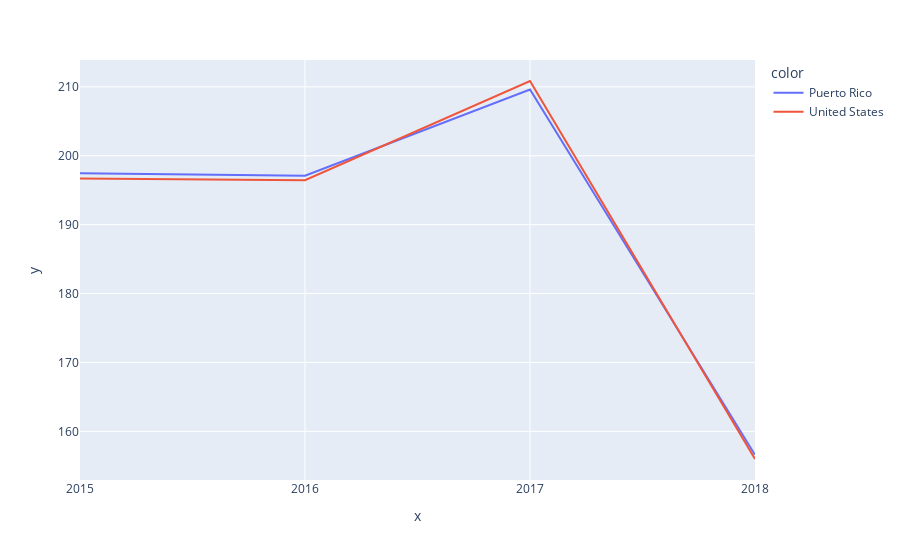

Write notebook code for a chart like this one.
### Code cell
px.line(x = sales_trend["ord_year"], y = sales_trend["Sales"], color=sales_trend["Customer Country"], line_group=None)

### Figure 1 — Plotly figure (JSON) as saved in the notebook; plotly's stock layout.template omitted (floating-point values rounded to 4 significant figures)
{"data": [{"hovertemplate": "color=Puerto Rico<br>x=%{x}<br>y=%{y}<extra></extra>", "legendgroup": "Puerto Rico", "line": {"color": "#636efa", "dash": "solid"}, "marker": {"symbol": "circle"}, "mode": "lines", "name": "Puerto Rico", "orientation": "v", "showlegend": true, "type": "scatter", "x": ["2015", "2016", "2017", "2018"], "xaxis": "x", "y": [197.4, 197.1, 209.6, 156.6], "yaxis": "y"}, {"hovertemplate": "color=United States<br>x=%{x}<br>y=%{y}<extra></extra>", "legendgroup": "United States", "line": {"color": "#EF553B", "dash": "solid"}, "marker": {"symbol": "circle"}, "mode": "lines", "name": "United States", "orientation": "v", "showlegend": true, "type": "scatter", "x": ["2015", "2016", "2017", "2018"], "xaxis": "x", "y": [196.7, 196.5, 210.9, 156.0], "yaxis": "y"}], "layout": {"legend": {"title": {"text": "color"}, "tracegroupgap": 0}, "margin": {"t": 60}, "xaxis": {"anchor": "y", "domain": [0, 1], "title": {"text": "x"}}, "yaxis": {"anchor": "x", "domain": [0, 1], "title": {"text": "y"}}}}
